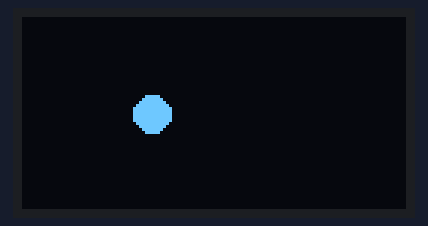
Bench run of a sketch on a simulated Arduino Uno, built with avr-gcc and run on an emulated ATmega328P. On the bench: 128×64 one-colour display.

Above: at 0.54 s.
At 5.43 s:
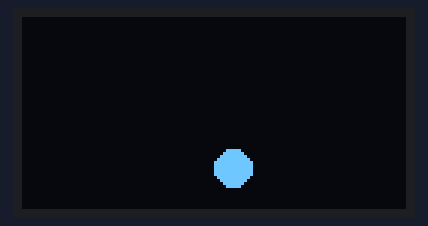
At 10.32 s:
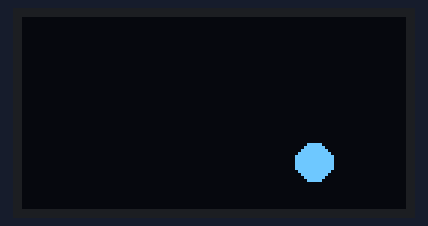
At 20.1 s:
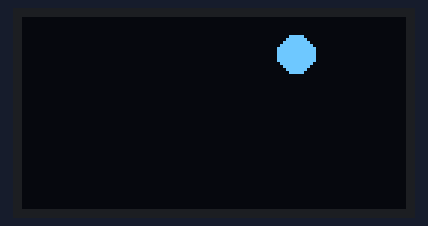
At 29.87 s:
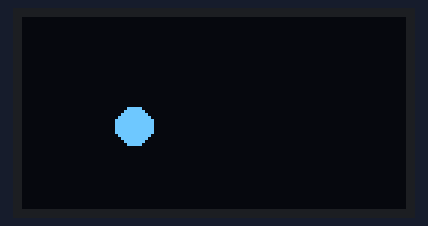
At 39.65 s:
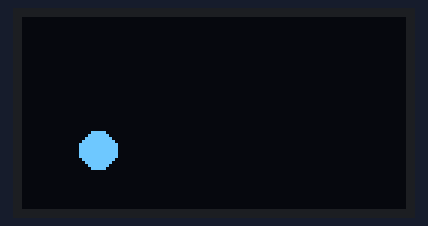

The sketch:

animacion_pelota.ino
```cpp
//JEDG
//una pelota animada que rebota en las paredes del OLED

#include <U8g2lib.h>

// OLED SSD1306 128x64 por I2C (HW). I2C en Arduino UNO: SDA=A4, SCL=A5.
U8G2_SSD1306_128X64_NONAME_F_HW_I2C u8g2(U8G2_R0, U8X8_PIN_NONE);

const uint8_t W = 128;      // ancho
const uint8_t H = 64;       // alto
const uint8_t r = 6;        // radio de la pelota

int16_t x = 10, y = 10;     // posición actual
int16_t px = 10, py = 10;   // posición previa
int8_t  vx = 3,  vy = 2;    // velocidad

void setup() {
  u8g2.setI2CAddress(0x3C * 2);  // dirección I2C (0x3C por defecto; usar 0x3D*2 si aplica)
  u8g2.setBusClock(400000);      // I2C a 400 kHz
  u8g2.begin();
  u8g2.clearBuffer();
  u8g2.sendBuffer();
}

void loop() {
  // borrar pelota previa
  u8g2.setDrawColor(0);
  u8g2.drawDisc(px, py, r);

  // actualizar posición y rebotes
  x += vx;
  y += vy;
  if (x <= r || x >= (W - 1 - r)) vx = -vx;
  if (y <= r || y >= (H - 1 - r)) vy = -vy;

  // dibujar pelota nueva
  u8g2.setDrawColor(1);
  u8g2.drawDisc(x, y, r);

  // enviar al OLED
  u8g2.sendBuffer();

  // guardar posición para el siguiente frame
  px = x;
  py = y;
}
```
